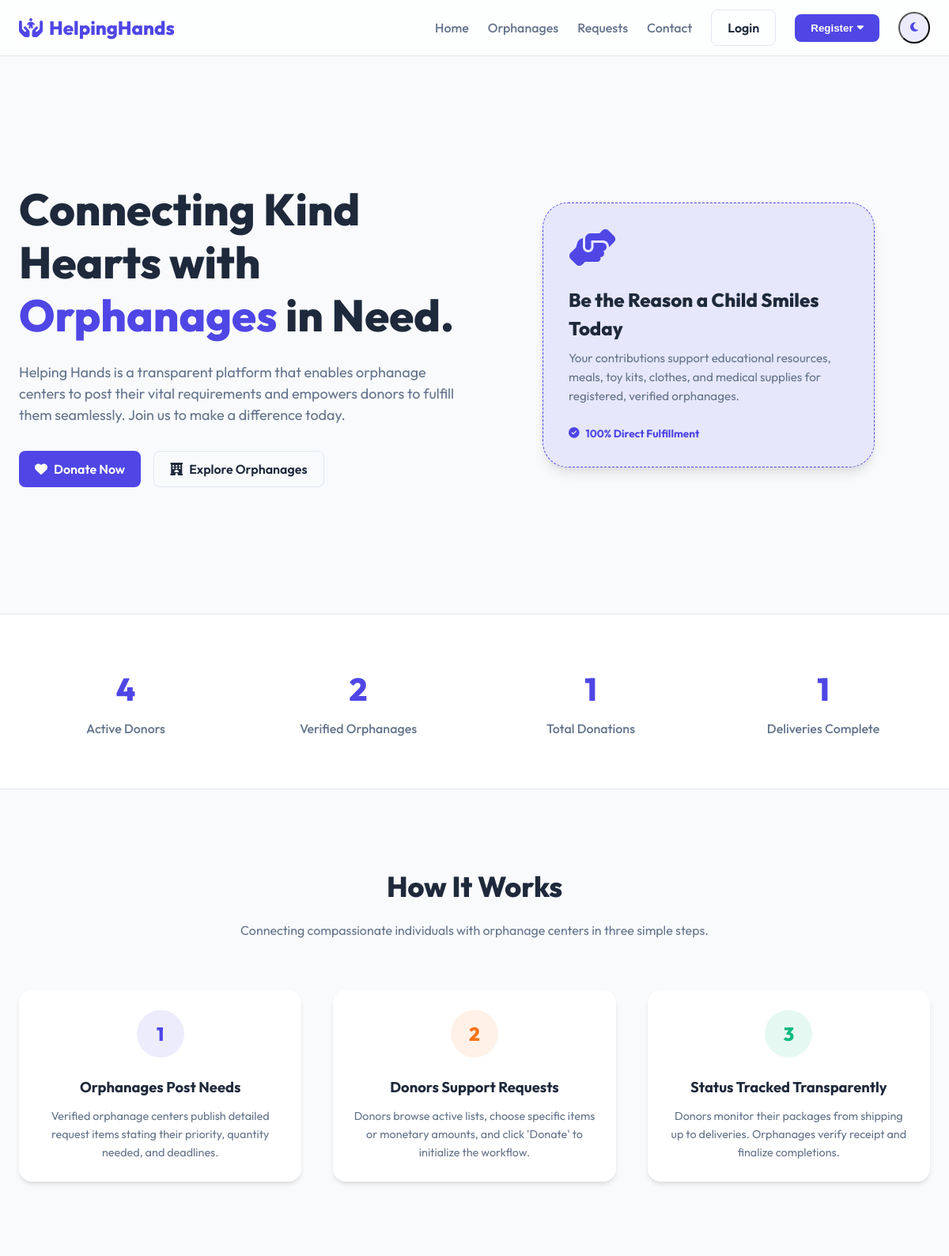
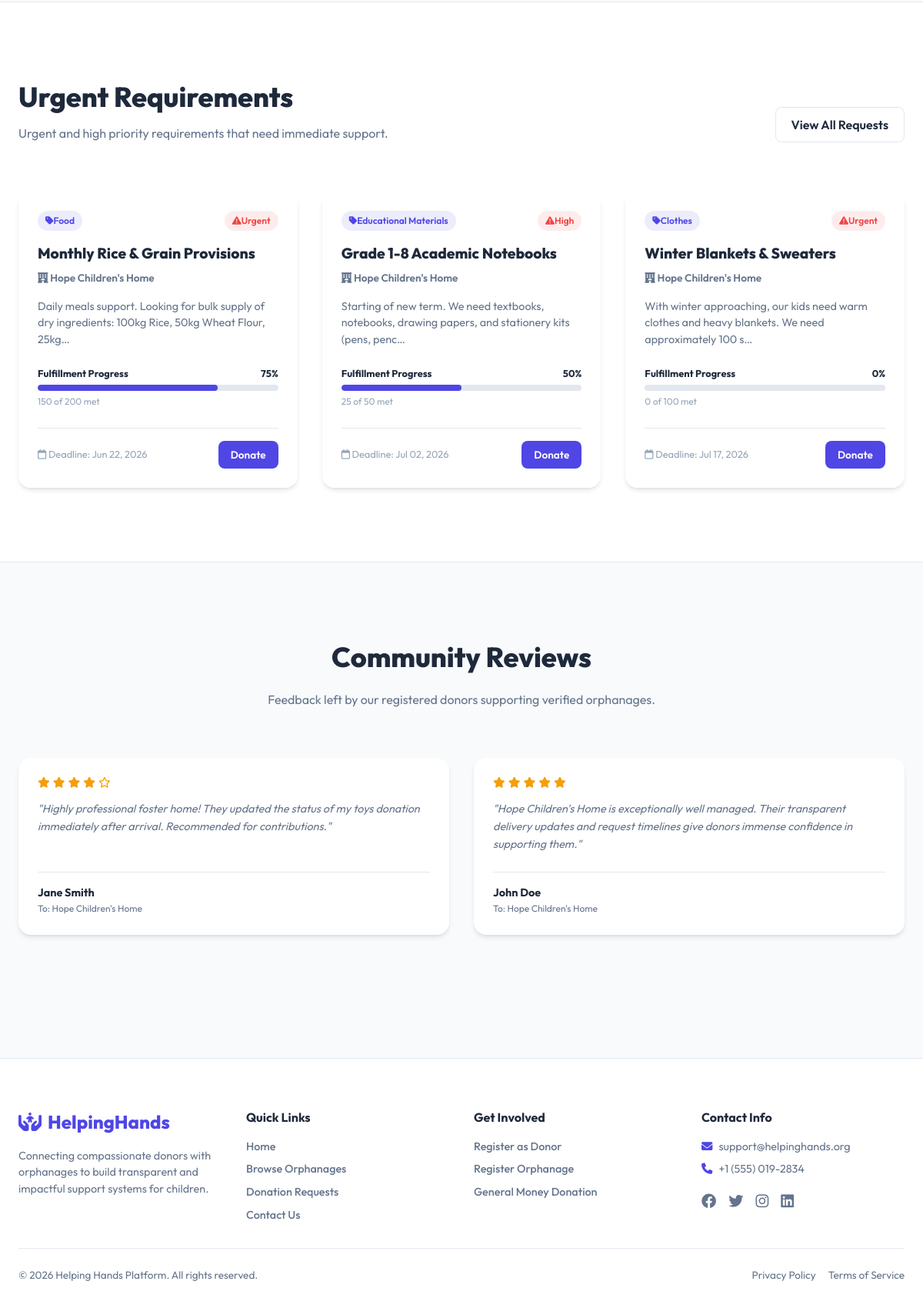
The page / on the database its author committed (2 pictures, top to bottom).
### donations/models.py (models this page shows, shortened)
class DonationRequest(models.Model):
    PRIORITY_CHOICES = [
        ('Low', 'Low'),
        ('Medium', 'Medium'),
        ('High', 'High'),
        ('Urgent', 'Urgent'),
    ]
    STATUS_CHOICES = [
        ('Open', 'Open'),
        ('In Progress', 'In Progress'),
        ('Completed', 'Completed'),
    ]
    orphanage = models.ForeignKey(OrphanageProfile, on_delete=models.CASCADE, related_name='requests')
    title = models.CharField(max_length=200)
    category = models.ForeignKey(Category, on_delete=models.SET_NULL, null=True, related_name='requests')
    description = models.TextField()
    quantity_needed = models.IntegerField()
    quantity_fulfilled = models.IntegerField(default=0)
    priority = models.CharField(max_length=15, choices=PRIORITY_CHOICES, default='Medium')
    deadline = models.DateField()
    image = models.ImageField(upload_to='requests/', null=True, blank=True)
    status = models.CharField(max_length=15, choices=STATUS_CHOICES, default='Open')
    created_at = models.DateTimeField(auto_now_add=True)
    @property
    def fulfillment_percentage(self):
        if self.quantity_needed <= 0:
            return 100
        pct = (self.quantity_fulfilled / self.quantity_needed) * 100
        return min(int(pct), 100)

class Category(models.Model):
    name = models.CharField(max_length=50, unique=True)
    slug = models.SlugField(max_length=60, unique=True, blank=True)
    icon = models.CharField(max_length=50, help_text="FontAwesome icon class, e.g., fa-utensils")
    class Meta:
        verbose_name_plural = "Categories"

### accounts/models.py (models this page shows, shortened)
class OrphanageProfile(models.Model):
    user = models.OneToOneField(User, on_delete=models.CASCADE, related_name='orphanage_profile')
    orphanage_name = models.CharField(max_length=200)
    phone = models.CharField(max_length=20)
    address = models.TextField()
    description = models.TextField()
    registration_certificate = models.FileField(upload_to='certificates/')
    profile_image = models.ImageField(upload_to='orphanages/profiles/')
    is_approved = models.BooleanField(default=False)

class Review(models.Model):
    donor = models.ForeignKey(DonorProfile, on_delete=models.CASCADE, related_name='reviews')
    orphanage = models.ForeignKey(OrphanageProfile, on_delete=models.CASCADE, related_name='reviews')
    rating = models.IntegerField(choices=[(i, str(i)) for i in range(1, 6)])
    comment = models.TextField()
    is_moderated = models.BooleanField(default=False)
    created_at = models.DateTimeField(auto_now_add=True)

class DonorProfile(models.Model):
    user = models.OneToOneField(User, on_delete=models.CASCADE, related_name='donor_profile')
    full_name = models.CharField(max_length=150)
    phone_number = models.CharField(max_length=20)
    address = models.TextField()
    profile_picture = models.ImageField(upload_to='donors/profiles/', null=True, blank=True)

### core/views.py (the view)
# urls.py: path('', views.index, name='index'),
def index(request):
    total_donors = DonorProfile.objects.count()
    total_orphanages = OrphanageProfile.objects.filter(is_approved=True).count()
    total_donations_count = Donation.objects.filter(status='Completed').count()
    completed_deliveries = Donation.objects.filter(status='Completed', donation_type='Items').count()
    featured_requests = DonationRequest.objects.filter(
        status__in=['Open', 'In Progress']
    ).filter(
        priority__in=['High', 'Urgent']
    ).order_by('-created_at')[:3]
    testimonials = Review.objects.filter(is_moderated=True, rating__gte=4).order_by('-created_at')[:4]
    context = {
        'total_donors': total_donors,
        'total_orphanages': total_orphanages,
        'total_donations_count': total_donations_count,
        'completed_deliveries': completed_deliveries,
        'featured_requests': featured_requests,
        'testimonials': testimonials,
    }
    return render(request, 'core/index.html', context)

### templates/core/index.html (shortened to what this page needs)
{% extends 'base.html' %}
{% block content %}
<section class="container" style="padding-top: 4rem; padding-bottom: 4rem;">
    <div class="hero">
        <div class="hero-content">
            <h1 style="color: var(--text-primary);">Connecting Kind Hearts with <span style="color: var(--primary);">Orphanages</span> in Need.</h1>
            <p>Helping Hands is a transparent platform that enables orphanage centers to post their vital requirements and empowers donors to fulfill them seamlessly. Join us to make a difference today.</p>
            <div class="hero-buttons">
                <a href="{% url 'request_list' %}" class="btn btn-primary"><i class="fa-solid fa-heart"></i> Donate Now</a>
                <a href="{% url 'orphanage_list' %}" class="btn btn-outline"><i class="fa-solid fa-hotel"></i> Explore Orphanages</a>
            </div>
        </div>
        <div style="text-align: center;">
            <div style="background-color: var(--primary-light); padding: 2rem; border-radius: 2rem; border: 1.5px dashed var(--primary); display: inline-block; max-width: 420px; text-align: left; box-shadow: var(--shadow-lg);">
                <i class="fa-solid fa-handshake-angle" style="font-size: 3rem; color: var(--primary); margin-bottom: 1.5rem;"></i>
                <h3 style="font-size: 1.5rem; font-weight: 800; margin-bottom: 0.5rem;">Be the Reason a Child Smiles Today</h3>
                <p style="color: var(--text-secondary); font-size: 0.95rem; margin-bottom: 1.5rem; line-height: 1.6;">Your contributions support educational resources, meals, toy kits, clothes, and medical supplies for registered, verified orphanages.</p>
                <div style="display: flex; gap: 8px; align-items: center; font-size: 0.85rem; font-weight: 700; color: var(--primary);">
                    <i class="fa-solid fa-circle-check"></i> 100% Direct Fulfillment
                </div>
            </div>
        </div>
    </div>
</section>
<section class="stats-section">
    <div class="container">
        <div class="stats-grid">
            <div class="stat-item">
                <div class="stat-num">{{ total_donors }}</div>
                <div class="stat-label">Active Donors</div>
            </div>
            <div class="stat-item">
                <div class="stat-num">{{ total_orphanages }}</div>
                <div class="stat-label">Verified Orphanages</div>
            </div>
            <div class="stat-num-container stat-item">
                <div class="stat-num">{{ total_donations_count }}</div>
                <div class="stat-label">Total Donations</div>
            </div>
            <div class="stat-item">
                <div class="stat-num">{{ completed_deliveries }}</div>
                <div class="stat-label">Deliveries Complete</div>
            </div>
        </div>
    </div>
</section>
<section class="container" style="padding-top: 6rem; padding-bottom: 6rem;">
    <div style="text-align: center; max-width: 600px; margin: 0 auto 4rem auto;">
        <h2 style="font-size: 2.25rem; font-weight: 800; margin-bottom: 1rem;">How It Works</h2>
        <p style="color: var(--text-secondary);">Connecting compassionate individuals with orphanage centers in three simple steps.</p>
    </div>
    <div style="display: grid; grid-template-columns: repeat(auto-fit, minmax(260px, 1fr)); gap: 2.5rem;">
        <div class="glass-card" style="text-align: center; background: var(--bg-secondary);">
            <div style="width: 60px; height: 60px; border-radius: 50%; background-color: var(--primary-light); color: var(--primary); display: flex; align-items: center; justify-content: center; font-size: 1.5rem; font-weight: 800; margin: 0 auto 1.5rem auto;">
                1
            </div>
            <h3 style="font-weight: 700; font-size: 1.15rem; margin-bottom: 0.75rem;">Orphanages Post Needs</h3>
            <p style="color: var(--text-secondary); font-size: 0.9rem; line-height: 1.6;">Verified orphanage centers publish detailed request items stating their priority, quantity needed, and deadlines.</p>
        </div>
        <div class="glass-card" style="text-align: center; background: var(--bg-secondary);">
            <div style="width: 60px; height: 60px; border-radius: 50%; background-color: rgba(249, 115, 22, 0.1); color: var(--secondary); display: flex; align-items: center; justify-content: center; font-size: 1.5rem; font-weight: 800; margin: 0 auto 1.5rem auto;">
                2
            </div>
            <h3 style="font-weight: 700; font-size: 1.15rem; margin-bottom: 0.75rem;">Donors Support Requests</h3>
            <p style="color: var(--text-secondary); font-size: 0.9rem; line-height: 1.6;">Donors browse active lists, choose specific items or monetary amounts, and click 'Donate' to initialize the workflow.</p>
        </div>
        <div class="glass-card" style="text-align: center; background: var(--bg-secondary);">
            <div style="width: 60px; height: 60px; border-radius: 50%; background-color: var(--success-light); color: var(--success); display: flex; align-items: center; justify-content: center; font-size: 1.5rem; font-weight: 800; margin: 0 auto 1.5rem auto;">
                3
            </div>
            <h3 style="font-weight: 700; font-size: 1.15rem; margin-bottom: 0.75rem;">Status Tracked Transparently</h3>
            <p style="color: var(--text-secondary); font-size: 0.9rem; line-height: 1.6;">Donors monitor their packages from shipping up to deliveries. Orphanages verify receipt and finalize completions.</p>
        </div>
    </div>
</section>
<section style="background-color: var(--bg-secondary); padding: 6rem 0; border-top: 1px solid var(--border-color); border-bottom: 1px solid var(--border-color);">
    <div class="container">
        <div style="display: flex; justify-content: space-between; align-items: flex-end; margin-bottom: 4rem; flex-wrap: wrap; gap: 1rem;">
            <div>
                <h2 style="font-size: 2.25rem; font-weight: 800; margin-bottom: 0.5rem;">Urgent Requirements</h2>
                <p style="color: var(--text-secondary);">Urgent and high priority requirements that need immediate support.</p>
            </div>
            <a href="{% url 'request_list' %}" class="btn btn-outline">View All Requests</a>
        </div>
        <div style="display: grid; grid-template-columns: repeat(auto-fit, minmax(320px, 1fr)); gap: 2rem;">
            {% if featured_requests %}
                {% for req in featured_requests %}
                    <div class="glass-card" style="display: flex; flex-direction: column; justify-content: space-between; min-height: 380px;">
                        <div>
                            <div style="display: flex; justify-content: space-between; align-items: center; margin-bottom: 1rem;">
                                <span class="badge badge-medium" style="background-color: var(--primary-light); color: var(--primary);"><i class="fa-solid fa-tag"></i> {{ req.category.name }}</span>
                                <span class="badge badge-urgent"><i class="fa-solid fa-triangle-exclamation"></i> {{ req.priority }}</span>
                            </div>
                            <h3 style="font-weight: 800; font-size: 1.2rem; margin-bottom: 0.5rem; line-height: 1.4;">
                                <a href="{% url 'request_detail' req.id %}" style="color: var(--text-primary);">{{ req.title }}</a>
                            </h3>
                            <p style="font-size: 0.85rem; color: var(--text-secondary); font-weight: 600; margin-bottom: 1rem;">
                                <i class="fa-solid fa-hotel"></i> {{ req.orphanage.orphanage_name }}
                            </p>
                            <p style="color: var(--text-secondary); font-size: 0.9rem; line-height: 1.5; margin-bottom: 1.5rem;">
                                {{ req.description|truncatechars:100 }}
                            </p>
                        </div>
                        <div>
                            <div style="margin-bottom: 1.5rem;">
                                <div style="display: flex; justify-content: space-between; font-size: 0.8rem; font-weight: 700; margin-bottom: 0.25rem;">
                                    <span>Fulfillment Progress</span>
                                    <span>{{ req.fulfillment_percentage }}%</span>
                                </div>
                                <div class="progress-bar-container" style="margin: 0;">
                                    <div class="progress-bar" style="width: {{ req.fulfillment_percentage }}%;"></div>
                                </div>
                                <small style="font-size: 0.75rem; color: var(--text-light);">{{ req.quantity_fulfilled }} of {{ req.quantity_needed }} met</small>
                            </div>
                            <div style="display: flex; justify-content: space-between; align-items: center; border-top: 1px solid var(--border-color); padding-top: 1rem;">
                                <span style="font-size: 0.8rem; color: var(--text-light);"><i class="fa-regular fa-calendar"></i> Deadline: {{ req.deadline|date:"M d, Y" }}</span>
                                <a href="{% url 'request_detail' req.id %}" class="btn btn-primary" style="padding: 0.5rem 1rem; font-size: 0.85rem;">Donate</a>
                            </div>
                        </div>
                    </div>
                {% endfor %}
            {% else %}
                <div style="grid-column: 1 / -1; text-align: center; color: var(--text-secondary); padding: 2rem 0;">
                    No active urgent requests at the moment.
                </div>
            {% endif %}
        </div>
    </div>
</section>
{% if testimonials %}
    <section class="container" style="padding-top: 6rem; padding-bottom: 6rem;">
        <div style="text-align: center; max-width: 600px; margin: 0 auto 4rem auto;">
            <h2 style="font-size: 2.25rem; font-weight: 800; margin-bottom: 1rem;">Community Reviews</h2>
            <p style="color: var(--text-secondary);">Feedback left by our registered donors supporting verified orphanages.</p>
        </div>
        <div style="display: grid; grid-template-columns: repeat(auto-fit, minmax(280px, 1fr)); gap: 2rem;">
            {% for t in testimonials %}
                <div class="glass-card" style="background: var(--bg-secondary); display: flex; flex-direction: column; justify-content: space-between;">
                    <div>
                        <div class="star-rating" style="margin-bottom: 1rem;">
                            {% for i in "12345" %}
                                {% if forloop.counter <= t.rating %}
                                    <i class="fa-solid fa-star"></i>
                                {% else %}
                                    <i class="fa-regular fa-star"></i>
                                {% endif %}
                            {% endfor %}
                        </div>
                        <p style="color: var(--text-secondary); font-size: 0.9rem; font-style: italic; line-height: 1.6;">"{{ t.comment }}"</p>
                    </div>
                    <div style="display: flex; gap: 10px; align-items: center; margin-top: 1.5rem; border-top: 1px solid var(--border-color); padding-top: 1rem;">
                        <div>
                            <div style="font-weight: 700; font-size: 0.9rem; color: var(--text-primary);">{{ t.donor.full_name }}</div>
                            <div style="font-size: 0.75rem; color: var(--text-secondary);">To: {{ t.orphanage.orphanage_name }}</div>
                        </div>
                    </div>
                </div>
            {% endfor %}
        </div>
    </section>
{% endif %}
{% endblock %}

### rows shown on the page
DonationRequest: category.name "Food", priority "Urgent", title "Monthly Rice & Grain Provisions", orphanage.orphanage_name "Hope Children's Home", description "Daily meals support. Looking for bulk supply of dry ingredients: 100kg Rice, 50kg Wheat Flour, 25kg…", fulfillment_percentage "75", quantity_fulfilled "150", quantity_needed "200", deadline "Jun 22, 2026"
DonationRequest: category.name "Educational Materials", priority "High", title "Grade 1-8 Academic Notebooks", orphanage.orphanage_name "Hope Children's Home", description "Starting of new term. We need textbooks, notebooks, drawing papers, and stationery kits (pens, penc…", fulfillment_percentage "50", quantity_fulfilled "25", quantity_needed "50", deadline "Jul 02, 2026"
DonationRequest: category.name "Clothes", priority "Urgent", title "Winter Blankets & Sweaters", orphanage.orphanage_name "Hope Children's Home", description "With winter approaching, our kids need warm clothes and heavy blankets. We need approximately 100 s…", fulfillment_percentage "0", quantity_fulfilled "0", quantity_needed "100", deadline "Jul 17, 2026"
Review: rating 4 (drawn), comment "Highly professional foster home! They updated the status of my toys donation immediately after arrival. Recommended for contributions.", donor.full_name "Jane Smith", orphanage.orphanage_name "Hope Children's Home"
Review: rating 5 (drawn), comment "Hope Children's Home is exceptionally well managed. Their transparent delivery updates and request timelines give donors immense confidence in supporting them.", donor.full_name "John Doe", orphanage.orphanage_name "Hope Children's Home"

### other values the page prints
{{ total_donors }} "4"
{{ total_orphanages }} "2"
{{ total_donations_count }} "1"
{{ completed_deliveries }} "1"
